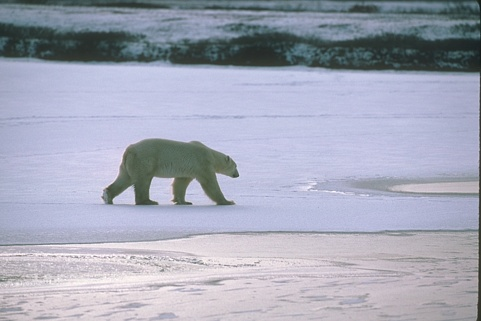
%> input picture AFCF-2020TFS/Images/100007.jpg, 481 x 321 px
$ octave Main.m   (GNU Octave 9; MATLAB toolbox functions it lacks are replaced by stand-ins)
%> lines starting %> are read from the running program, lines starting %| are printed output that depends on the picture; in (x1, y1, x2, y2) boxes, pixels count from 0 and x2, y2 are one past the last pixel; in counts of white or black regions, pixels touching at a corner belong together; the program's own positions count from 1
### AFCF-2020TFS/normalized.m
function g=normalized(a)
if length(size(a))<3
g=g_normalized(a);
else
   f1=a(:,:,1);f2=a(:,:,2);f3=a(:,:,3);
   ff1=g_normalized(f1);ff2=g_normalized(f2);ff3=g_normalized(f3);
   g=cat(3,ff1,ff2,ff3);
end

function g=g_normalized(a)
a=double(a);
a_min=min(a(:));
g=a-a_min;
g_max=max(g(:));
g=g/g_max;


### AFCF-2020TFS/sgrad_edge.m
function grad_f=sgrad_edge(f)
f=double(f);
h=fspecial('sobel');
gs=imfilter(double(f),h);
gs2=imfilter(double(f),h');
grad_f=normalized(sqrt(gs.^2+gs2.^2));

### AFCF-2020TFS/w_recons_adaptive.m
%% MMGR-WT achieves superpixel segmentation using multiscale morphological gradient reconstruction
% L_seg is lable image with line
% i is the maximal iterations
% diff is the difference between the previous result and current gradient
function [L_seg,f_g2,diff,i]=w_recons_adaptive(f,se_start, options)
% sto_con denotes end condition
%       OPTIONS(1): maximum number of iterations          (default: 15)
%       OPTIONS(3): minimum amount of improvement         (default: 1e-4)
%sto_con=[15,0.0001];
if nargin ~= 2 & nargin ~= 3
	error('Too many or too few input arguments!');
end
% Change the following to set default options
default_options = [8;	% max. number of iteration
		1e-1];	% min. amount of improvement
if nargin == 2
	options = default_options;
    max_itr= default_options(1);
	min_impro= default_options(2);
else
	% If "options" is not fully specified, pad it with default values.
		max_itr= options(1);
		min_impro=options(2);
end
% max_itr=sto_con(1);
% min_impro=sto_con(2);
%% multi-scale morphological gradient reconstruction
f_g=zeros(size(f,1),size(f,2));diff=zeros(max_itr,1);
for i=se_start:max_itr
    gx=w_recons_CO(f,strel('disk',i+se_start-1)); %gradient reconstruction with different SE
    f_g2=max(f_g,double(gx));%max corresponding to zeros in f_g; min corresponding to ones in f_g
    f_g1=f_g;f_g=f_g2;
% diff(i)=abs(double(max(max(watershed(f_g1))))-double(max(max(watershed(f_g2)))));
% check termination condition,2;
    diff(i)=max(max((abs(f_g1 - f_g2))));
	if i > 1
		if diff(i) < min_impro, break; end
    end
    %diff(i)
end
%% step4  watershed
L_seg=watershed(f_g2);
%MMR_seg=Label_image_WT(f,L_seg);

### AFCF-2020TFS/w_recons_CO.m
function fobrcbr=w_recons_CO(f,se)
fe=imerode(f,se);
fobr=imreconstruct(fe,f);
fobrc=imcomplement(fobr);
fobrce=imerode(fobrc,se);
fobrcbr=imcomplement(imreconstruct(fobrce,fobrc));

### AFCF-2020TFS/Label_image.m
function [fs,center_p,Num_p,center_lab,TT]=Label_image(f,L)
%fs is the result of segmentation, center_p is the center pixel of each
%areas
% f is the original image
% s2 is the segmented image using waterhsed transformation
f=double(f);
num_area=max(max(L)); %The number of segmented areas
Num_p=zeros(num_area,1);
if size(f,3)<2
    [M,N]=size(f);
    s3=L;
    fs=zeros(M,N);
    center_p=zeros(num_area,1);
    for i=1:num_area
        f2=f(s3==i);f_med=median(f2);fx=double((s3==i))*double(f_med);
        fs=fs+fx;
        center_p(i,:)=uint8(f_med);
        Num_p=zeros(num_area,1);
    end
    fs=uint8(fs);
    %% Color image
else
    [M,N]=size(f(:,:,1));
    s3=L;
    fs=zeros(M,N,3);
    fr=f(:,:,1);fg=f(:,:,2);fb=f(:,:,3);
    center_p=zeros(num_area,3);
    for i=1:num_area
        fr2=fr(s3==i);r_med=median(fr2);r=(s3==i)*r_med;
        fg2=fg(s3==i);g_med=median(fg2);g=(s3==i)*g_med;
        fb2=fb(s3==i);b_med=median(fb2);b=(s3==i)*b_med;
        fs=fs+cat(3,r,g,b);
        center_p(i,:)=uint8([r_med g_med b_med]);
        Num_p(i)=sum(sum(s3==i));
    end
    fs=uint8(fs);
end

TT=cat(3,center_p(:,1),center_p(:,2),center_p(:,3));
TT2=rgb2lab(TT);
TT2r=TT2(:,:,1);TT2g=TT2(:,:,2);TT2b=TT2(:,:,3);
center_lab(:,1)=TT2r(:);center_lab(:,2)=TT2g(:);center_lab(:,3)=TT2b(:);

### AFCF-2020TFS/w_DPRS_interval.m
function [Lab2,gamma2,rho,delta,NCLUST,icl,Global_C,Cluster_Number]=w_DPRS_interval(f,Number,percent)
%% parameters
% f is an input matrix of size M*N
% the default value of percent is 2
% Lab2 is the classification Labels
% gamma is the decision graph
% rho is local density
% delta the distance of local density
% NCLUST is the number of clusters that we estimate
% icl is the clustering center pos
% addpath('.\Tools\')
ND=size(f,1); % the number of samples
Dist=pdist(double(f));   % the Euclidean distance between pairs of objects in M*N matrix
dist=double(squareform(Dist)); % together with the function of pdist to obtain a squareform distcance
%figure,imshow(mat2gray(dist)) % showing the matrix of dist
N=size(Dist,2);
if N<=50
    N=50;
end
position=round(N*percent/100);  % computing the threshold used in dc, dc is robust to samples
sda=sort(Dist(:)); % ordering for Dist in order to compute delta comveniently
dc=sda(position).^2; %dc is a cutoff distance
if dc==0
    xx=sda(sda>0);
    dc=xx(1).^2;
end
%% computing local density rho
rho=zeros(1,ND);delta=rho;
for i=1:ND
    rho(i)=sum(exp(-dist(i,:).^2./dc).*Number')-1;
end

maxd=max(max(dist));
%% computing delta
[~,ordrho]=sort(rho,'descend');
delta(ordrho(1))=-1.;
nneigh(ordrho(1))=0;
for i2=2:ND
    delta(ordrho(i2))=maxd;
    for j2=1:i2-1
        if(dist(ordrho(i2),ordrho(j2))<delta(ordrho(i2))) % searching the minimal distance using loop programe
            delta(ordrho(i2))=dist(ordrho(i2),ordrho(j2));
            nneigh(ordrho(i2))=ordrho(j2); % record the nearest data which has a higher density peaks
        end
    end
end
delta(ordrho(1))=max(delta(:));
gamma=(rho).*(delta);
%% automatically compute k, if we implement kmeans on gamma, we will divide gamma into two classifications.
%the one is peaks, the other is non-peaks. The number of peaks is k
[gamma2,idx2]=sort(gamma,'descend');
Gamma=normalized(gamma2);
figure,plot(Gamma,'s')
xlabel ('n')
ylabel ('\gamma')

Data=Gamma';
psi=1000;
eta=0.1;
Ndata = Rescale(psi,eta,Data);
num=size(Ndata,1);
if num>2
    zr = 10e-11;
    [gamma2,idx2]=sort(Ndata','descend');
    ad=abs(diff(gamma2));
    gamma2(gamma2<zr)=eps;
    ad(1)=0;
    if num>20
        ad = ad(1:floor(0.9*end));
    end
    [~, cs]=sort(ad,'descend'); %
    %     sprintf('Suggested cluster number is: %d, %d, %d, %d, %d', cs(1))
    NCLUST=cs(1);
else
    NCLUST=2;
end

if NCLUST==1
    NCLUST=2;
end
Cluster_Number=[NCLUST];
%% automatically choose clustering center
Lab2=-1*ones(1,ND);
for i3=1:NCLUST
    Lab2(idx2(i3))=i3;
end
icl=idx2(1:NCLUST);
Global_C=f(icl,:);
%% classification, assignation
for i4=1:ND
    if (Lab2(ordrho(i4))==-1)
        if nneigh(ordrho(i4))==0
            Lab2(ordrho(i4))=1;
        else
            Lab2(ordrho(i4))=Lab2(nneigh(ordrho(i4)));
        end
    end
end

### AFCF-2020TFS/Rescale.m
function [ nndata ] = Rescale( psi,eta,data)
% Rescale is a scaling method based on density-ratio
% please see the paper for parameter settings.

%INPUTS
% psi = the resolution for scaling (default value is 100)
% eta = the radius of eta-neigbourhood (default value is 0.1)
% data =  data set (m,n); m-objects, n-variables

%OUTPUTS
% nndata = the scaled data
d=0:1/(psi):1;
[m,n]=size(data);
neigbourDen=zeros(psi+1,n);
ndata=data-data;
for i=1:n
    matrix = pdist2(d',data(:,i))-eta;
    b=(matrix<=0);
    neigbourDen(:,i)=sum(b,2);
end
for i=1:n
    for j=1:m
        nei=neigbourDen(:,i);
        ndata(j,i)=sum(nei(d'<=data(j,i)));
    end
end
nndata=normalized(ndata);
end

### AFCF-2020TFS/w_super_gmm.m
function [Label,centers, U, obj_fcn,iter_n,Nan,covars,pi_k] =w_super_gmm(Super_L,Data, Number,cluster_n,options)
%% check  input variants
% if nargin ~= 2
%     error('Too many or too few input arguments!');
% end
if min(size(Data))<1
    error('Imput data of image, not an image ');
end
[data_n,dim]=size(Data);
GMM_WIDTH=1;
Number=Number';
M_num=ones(cluster_n,1)*Number;
default_options = [2;	% exponent for the partition matrix U
    100;	% max. number of iteration
    1e-5;	% min. amount of improvement
    0];	    % info display during iteration
if nargin ==4
    options = default_options;
else
    % If "options" is not fully specified, pad it with default values.
    if length(options) < 4
        tmp = default_options;
        tmp(1:length(options)) = options;
        options = tmp;
    end
    % If some entries of "options" are nan's, replace them with defaults.
    nan_index = find(isnan(options)==1);
    options(nan_index) = default_options(nan_index);
    if options(1) <= 1
        error('The exponent should be greater than 1!');
    end
end
expo = options(1);          % Exponent for U
max_iter = options(2);      % Max. iteration
min_impro = options(3);     % Min. improvement
display = options(4);       % Display info or not
obj_fcn = zeros(max_iter, 1);   % Array for objective function
%%%%%%%%%%%%%%%%%%%%%%%%%%%%%%%%%%%%%%%%%%%%%%%%%%%%%%%
Nan=1;
Int=1;
while Nan
    [centers,r_ik] = FastFCM(Data,cluster_n,Number);
    mf=M_num.*r_ik;
    for i = 1:cluster_n
        diffs = Data-(ones(data_n, 1) * centers(i,:));
        diffs = diffs.*(sqrt(mf(i,:))'*ones(1, dim));
        covars(:,:,i)=(diffs'*diffs)/sum(mf(i,:));
        try
            if rank(covars(:,:,i)) < dim
                covars(:,:,i) = covars(:,:,i) + GMM_WIDTH.*eye(dim);
            end
        catch
            covars(:,:,i) = covars(:,:,i) + GMM_WIDTH.*eye(dim);
        end
    end

    A=sum(covars,3);
    Nan=sum(isnan(A(:)));
    Int=1+Int;
    if Nan>=1
        disp('There is NaN in covariance')
    end
    if Int==5;break;end
end
if Nan~=0
    centers=[];
    U=[];
    obj_fcn=[];
    iter_n=[];
else
    pi_k=sum(mf,2)./sum(Number);
    MIN_COVAR = 1e-10;    % Minimum singular value of covariance matrix
    init_covars =covars;
    %%%%%%%%%%%%%%%%%%%%%%%%%%%%%%%%%%%%%%%%%%%%%%%%%%%%%%%%%%%%%%%%%%%%%%%%%%
    for  w= 1:max_iter
        for i = 1:cluster_n
            diffs = Data-(ones(data_n, 1) * centers(i,:));
            mahalanobis2 = sum((diffs*inv(covars(:,:,i))) .* diffs,2);
            dist(i,:) =pi_k(i).* (1/((2*pi)^(dim/2)*(det(covars(:,:,i)))^(1/2))).*exp(-mahalanobis2./2);  %
        end
        r_ik = dist./(ones(cluster_n,1)*sum(dist,1));
        mf=M_num.*r_ik;
        centers = mf*Data./(sum(mf,2)*ones(1,size(Data,2))); %new center
        %%%%%%%%%%%%%%%%%%%%%%%%%%%%%%%%%%%%
        for i = 1:cluster_n
            diffs = Data-(ones(data_n, 1) * centers(i,:));
            diffs = diffs.*(sqrt(mf(i,:))'*ones(1, dim));
            covars(:,:,i)=(diffs'*diffs)/sum(mf(i,:));
        end

        pi_k=sum(mf,2)./sum(Number);
        % Ensure that no covariance is too small
        A=sum(covars,3);
        Nan=sum(isnan(A(:)));
        if isreal(covars)==0 ||Nan,break; end

        for j = 1:cluster_n
            if min(svd(covars(:,:,j))) < MIN_COVAR
                covars(:,:,j) = init_covars(:,:,j);
            end
        end
        obj_fcn(w)= sum(log(sum(dist)));
        Uc{w}=r_ik;
        if w> 1
            if abs(max(max(Uc{w} - Uc{w-1}))) < min_impro, break; end
        end
    end
    iter_n=w;
    U=r_ik;
    obj_fcn=obj_fcn(1:w);
end


[~, GMM_L] = max(U, [], 1);
[rows,cols]=size(Super_L);
Label=zeros(rows,cols); % the output label
for i=1:max(Super_L(:))
    Label=Label+(Super_L==i)*GMM_L(i);
end

### AFCF-2020TFS/FastFCM.m
function  [center,U,obj_fcn]=FastFCM(data,cluster,Number)
if nargin ~= 3
    error('Too many or too few input arguments!');
end
% Change the following to set default options
options = [2;   % exponent for the partition matrix
    100;    % max. number of iteration
    1e-5;   % min. amount of improvement
    1]; % info display during iteration
expo = options(1);      % Exponent for U
max_iter = options(2);      % Max. iteration
min_impro = options(3);     % Min. improvement
display = options(4);       % Display info or not
obj_fcn = zeros(max_iter, 1);   % Array for objective function
M_num=ones(cluster,1)*Number;
U=initfcm(cluster,length(data));   % Initial fuzzy partition
for w= 1:max_iter
    mf=M_num.*(U.^expo);
    center = mf*data./((ones(size(data, 2), 1)*sum(mf'))');
    dist = distfcm(center, data);       % fill the distance matrix
    tmp = dist.^(-2/(expo-1));      % calculate new U, suppose expo != 1
    U= tmp./(ones(cluster, 1)*sum(tmp));
    obj_fcn(w)=sum(sum((dist.^2).*mf));
    %     if display,
    %          fprintf('Iteration count = %d,obj_fcn = %f\n',w,obj_fcn(w));
    %      end
    if w > 1
        if abs(obj_fcn(w)-obj_fcn(w-1)) < min_impro, break; end
    end
end

### AFCF-2020TFS/Main.m
% Please kindly cite the paper Tao Lei, Peng Liu, Xiaohong Jia, Xuande Zhang, Hongying Meng and Asoke K. Nandi,
%"Automatic Fuzzy Clustering Framework for Image Segmentation,"
%IEEE Transactions on Fuzzy Systems,2019,Doi:10.1109/TFUZZ.2019.2930030

% The code was written by Tao Lei, Peng Liu and Xiaohong Jia in 2019.
%%%% Welcome to our Research Group website:https://aimv.sust.edu.cn/lwcg.htm
clc
clear all
close all
f_ori=imread('.\Images\100007.jpg');
%> f_ori is the input picture: size 321x481x3 uint8; mean R, G, B 164.2, 167.6, 183.7
figure,imshow(f_ori);
[rows,cols,dim]=size(f_ori);
%% parameters computation
f_size=min(size(f_ori,1),size(f_ori,2));
gauF_w=2*ceil(f_size/500)+1;rs=ceil(f_size/500)+1;rm=ceil(f_size/100)+5;
%% gaussian filtering
sigma=1.0;gausFilter=fspecial('gaussian',[gauF_w gauF_w],sigma);g=imfilter(f_ori,gausFilter,'replicate');
%% Actually, you can use SE (2015-PAMI) to obtain better gradient images
F_ori=rgb2lab(f_ori);
%> F_ori: size 321x481x3 double; mean of channels 1, 2, 3 68.4, 1.9, -8.4
a1=sgrad_edge(normalized(F_ori(:,:,1))).^2;b1=sgrad_edge(abs(normalized(F_ori(:,:,2)))).^2;c1=sgrad_edge(normalized(F_ori(:,:,3))).^2;
%> in g_normalized, `a_min=min(a(:));`: a_min = 9.68
%> in g_normalized, `g_max=max(g(:));`: g_max = 90.07
%> in g_normalized (call 5), `a=double(a);`:
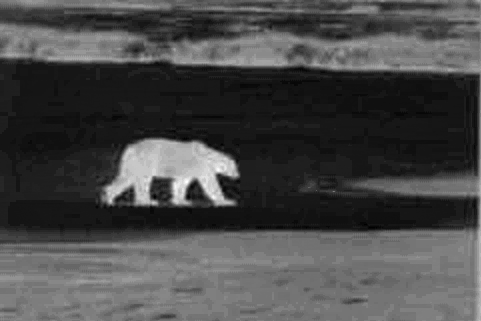
%> a: size 321x481 double; min -17.94, max 15.23, mean -8.43; drawn with min black and max white
%> in g_normalized (call 5), `a_min=min(a(:));`: a_min = -17.94
%> in g_normalized (call 5), `g_max=max(g(:));`: g_max = 33.17
Gradient=sqrt(a1+b1+c1);
%% AMR-WT, you can find detailed technology and algorithm in TIP-2019
%Please cite the paper "Tao Lei, Xiaohong Jia,Tongliang Liu,Shigang Liu,Hongying Meng,and Asoke K. Nandi,
%Adaptive Morphological Reconstruction for Seeded Image Segmentation,
%IEEE Transactions on Image Processing, vol.28, no.11, pp.5510-5523, Nov. 2019."


Super_L=w_recons_adaptive(Gradient,rs,[rm 0.0001]);
%> the loop in w_recons_adaptive, `for i=se_start:max_itr` made 8 passes
%> pass 1, in w_recons_CO, `fobrce=imerode(fobrc,se);`:
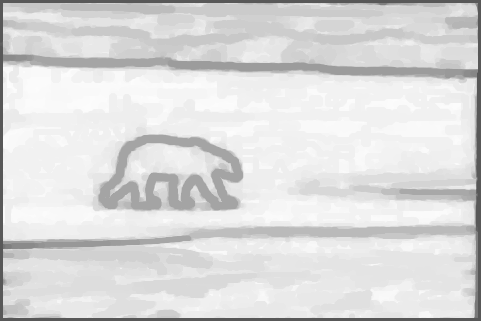
%> fobrce: size 321x481 double; min 0.345, max 0.992, mean 0.863
%> after the loop in w_recons_adaptive, `for i=se_start:max_itr`: diff = [0; 0.655; 0.049; 0.056; 0.0242; 0.0151; 0.021; 0.0207; 0.0104]
L2=imdilate(Super_L,strel('square',2));
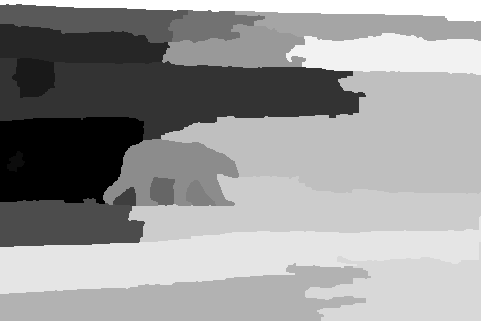
%> L2: size 321x481 uint8; min 1, max 21, mean 13; drawn with min black and max white
[Lseg,~,Num,centerLab]=Label_image(f_ori,L2);
%> in Label_image, `num_area=max(max(L));`: num_area = 21
%> in Label_image, `[M,N]=size(f(:,:,1));`: M = 321; N = 481
%> in Label_image, `fb=f(:,:,3)`:
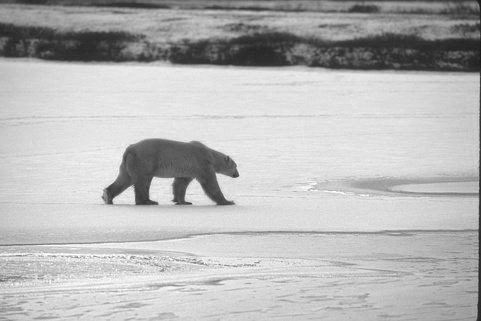
%> fb: size 321x481 double; min 24, max 255, mean 183.7
%> the loop in Label_image, `for i=1:num_area` made 21 passes
%> (r_med, g_med, b_med) on passes 1 to 8: (193, 196, 224), (181, 182, 211), (175, 180, 209), (49, 61, 61), (193, 197, 226), (200, 200, 223), (179, 182, 209), (124, 140, 157)
%> pass 1, in Label_image, `r=(s3==i)*r_med`:
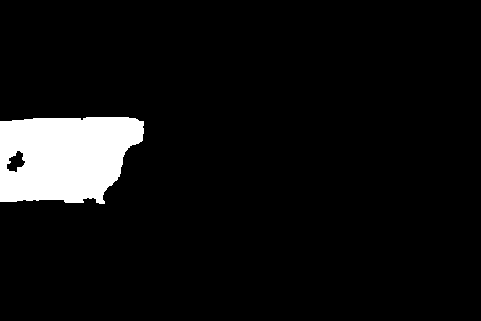
%> r: size 321x481 double; values 0 (black) and 193 (white), 6.6% white; 1 white region, box (x1, y1, x2, y2) and area: (0, 117, 144, 204) 10183
%> after the loop in Label_image, `for i=1:num_area`: Num_p = 21 values, max 24796 at index 16, min 217 at index 2, mean 7352.4; center_p = 21 rows, first 12: [193 196 224; 181 182 211; 175 180 209; 49 61 61; 193 197 226; 200 200 223; 179 182 209; 124 140 157; 201 201 224; 134 146 166; 196 197 221; 88 102 87]
%> in Label_image, `TT2r=TT2(:,:,1)`: TT2r = 21 values, max 7826.5 at index 15, min 2834.3 at index 20, mean 6278.3
%> in Label_image, `TT2g=TT2(:,:,2)`: TT2g = 21 values, max 468.4 at index 2, min -737.5 at index 12, mean 99.54
%> in Label_image, `TT2b=TT2(:,:,3)`: TT2b = 21 values, max 581.4 at index 12, min -1297.7 at index 3, mean -732.4
%> Num has the same summary as Num_p in Label_image; centerLab = 21 rows, first 12: [7614.6 386.7 -1215; 7195.2 468.4 -1253.7; 7106.8 360.3 -1297.7; 2876.5 -425.9 -140.8; 7641.8 377 -1265.7; 7744 378.8 -970.7; 7176.8 376.8 -1189.7; 5716.6 -159.7 -936.8; 7774.7 378.3 -969.7; 5947.5 11.06 -1023.6; 7647.7 370 -1025.8; 4347.7 -737.5 581.4]
BW = boundarymask(L2);
%> BW: size 321x481 logical; 6.7% white in thin lines or dots
Super_line = imoverlay(Lseg,BW,'red');figure,imshow(Super_line);
%> after `Super_line = imoverlay(Lseg,BW,'red')`:
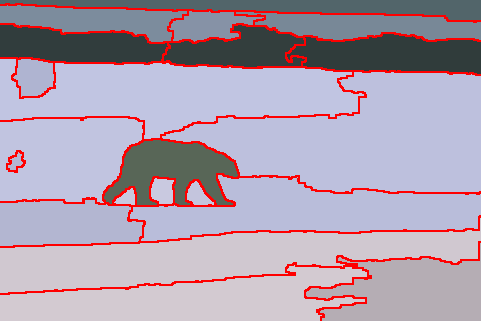
%> Super_line: size 321x481x3 uint8; mean R, G, B 173.5, 159, 174.9
%% Desnity peaks--2014Science
percent=2;
[Lab2,gamma,rho,delta,cluster_n,icl,Global_C_Lab,Cluster_Number]=w_DPRS_interval(centerLab,Num,percent);
%> in w_DPRS_interval, `Dist=pdist(double(f));`: Dist = 210 values, max 5086.6 at index 143, min 30.74 at index 93, mean 2140
%> in w_DPRS_interval, `sda=sort(Dist(:));`: sda = 210 values from 30.74 to 5086.6
%> in w_DPRS_interval, `dc=sda(position).^2;`: dc = 6111.4
%> after the loop in w_DPRS_interval, `for i=1:ND`: rho = 21 values, max 28291.7 at index 16, min 561.5 at index 11, mean 9658.7
%> in w_DPRS_interval, `maxd=max(max(dist));`: maxd = 5086.6
%> in w_DPRS_interval, `[~,ordrho]=sort(rho,'descend');`: ordrho = 21 values, max 21 at index 12, min 1 at index 4, mean 11
%> after the loop in w_DPRS_interval, `for i2=2:ND`: delta = 21 values, max 4785.2 at index 20, min -1 at index 16, mean 592.3; nneigh = 21 values, max 21 at index 12, min 0 at index 16, mean 11.67
%> in w_DPRS_interval, `gamma=(rho).*(delta);`: gamma = 21 values, max 135381697.2 at index 16, min 26539.8 at index 6, mean 11599212.9
%> in w_DPRS_interval, `[gamma2,idx2]=sort(gamma,'descend');`: gamma2 = 21 values, max 135381697.2 at index 1, min 26539.8 at index 21, mean 11599212.9; idx2 = 21 values, max 21 at index 4, min 1 at index 12, mean 11
%> in w_DPRS_interval, `Gamma=normalized(gamma2);`: Gamma = 21 values, max 1 at index 1, min 0 at index 21, mean 0.0855
%> in w_DPRS_interval, `Data=Gamma';`: Data has the same summary as Gamma
%> in Rescale, `[m,n]=size(data);`: m = 21; n = 1
%> in Rescale, `ndata=data-data;`: ndata = 21 values from 0 to 0
%> the loop in Rescale, `for i=1:n` made 1 pass
%> after the loop in Rescale, `for i=1:n`: neigbourDen = 1001 values, max 19 at index 72, min 0 at index 426, mean 2.61
%> after the loop in Rescale, `for i=1:n`: ndata = 21 values, max 2613 at index 1, min 18 at index 19, mean 612
%> in Rescale, `nndata=normalized(ndata);`: nndata = 21 values, max 1 at index 1, min 0 at index 19, mean 0.229
%> in w_DPRS_interval, `Ndata = Rescale(psi,eta,Data);`: Ndata has the same summary as nndata in Rescale
%> in w_DPRS_interval, `num=size(Ndata,1);`: num = 21
%> in w_DPRS_interval, `[gamma2,idx2]=sort(Ndata','descend');`: gamma2 has the same summary as nndata in Rescale; idx2 = 21 values from 1 to 21
%> in w_DPRS_interval, `ad=abs(diff(gamma2));`: ad = 20 values, max 0.429 at index 3, min 0 at index 14, mean 0.05
%> in w_DPRS_interval, `ad = ad(1:floor(0.9*end));`: ad = 18 values, max 0.429 at index 3, min 0 at index 1, mean 0.0513
%> in w_DPRS_interval, `[~, cs]=sort(ad,'descend');`: cs = 18 values, max 18 at index 12, min 1 at index 15, mean 9.5
%> in w_DPRS_interval, `NCLUST=cs(1);`: NCLUST = 3
%> the loop in w_DPRS_interval, `for i3=1:NCLUST` made 3 passes
%> after the loop in w_DPRS_interval, `for i3=1:NCLUST`: Lab2 = 21 values, max 3 at index 3, min -1 at index 4, mean -0.571
%> in w_DPRS_interval, `icl=idx2(1:NCLUST);`: icl = [1 2 3]
%> in w_DPRS_interval, `Global_C=f(icl,:);`: Global_C = [7614.6 386.7 -1215; 7195.2 468.4 -1253.7; 7106.8 360.3 -1297.7]
%> after the loop in w_DPRS_interval, `for i4=1:ND`: Lab2 = 21 values, max 3 at index 3, min 1 at index 1, mean 1.14
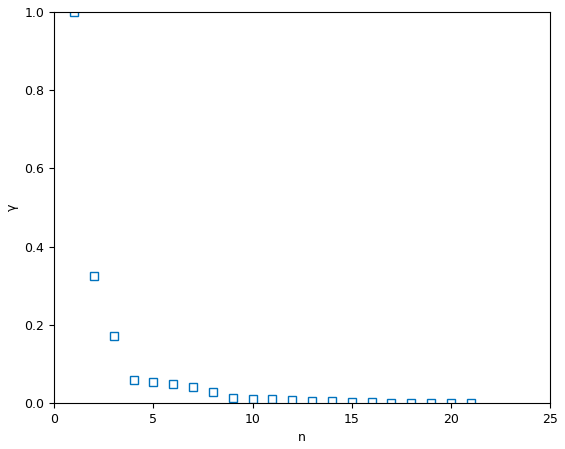
%> figure redrawn from the program's plot data; highest point at x = 1, y = 1
%> gamma = 21 values, max 1 at index 1, min 2.22e-16 at index 19, mean 0.229; delta = 21 values, max 4785.2 at index 16, min 30.74 at index 6, mean 820.2; cluster_n = 3; icl = [1 2 3]; Global_C_Lab has the same summary as Global_C in w_DPRS_interval; Cluster_Number = 3
%% Gaussian Mixed Model
[final_Label,center_Lab] =w_super_gmm(L2,centerLab,Num,cluster_n);
%> in w_super_gmm, `Number=Number';`: Number has the same summary as Num_p in Label_image
%> the run ends on the next line
